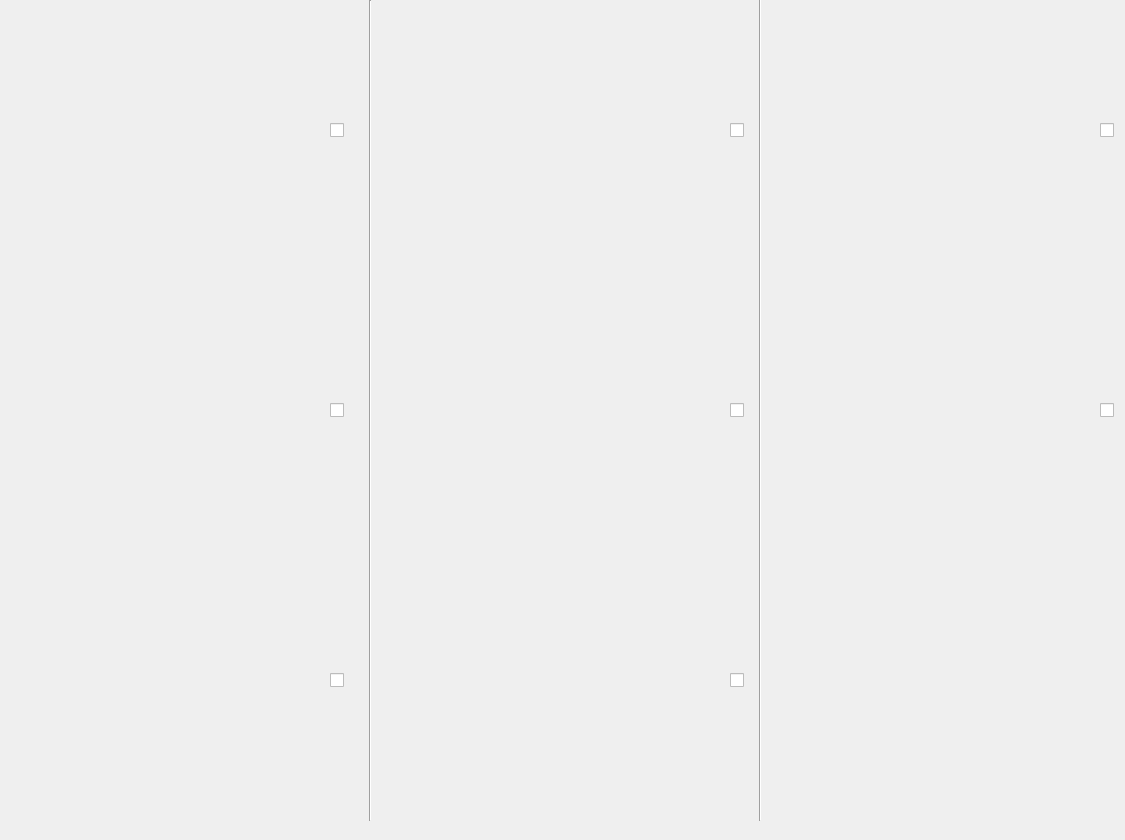
    <widget class="QWidget" name="tab">
     <attribute name="title">
      <string>55-62</string>
     </attribute>
     <widget class="QCheckBox" name="Use_55">
      <property name="geometry">
       <rect>
        <x>330</x>
        <y>120</y>
        <width>16</width>
        <height>20</height>
       </rect>
      </property>
      <property name="text">
       <string/>
      </property>
     </widget>
     <widget class="QCheckBox" name="Use_56">
      <property name="geometry">
       <rect>
        <x>330</x>
        <y>400</y>
        <width>16</width>
        <height>20</height>
       </rect>
      </property>
      <property name="text">
       <string/>
      </property>
     </widget>
     <widget class="QCheckBox" name="Use_57">
      <property name="geometry">
       <rect>
        <x>330</x>
        <y>670</y>
        <width>16</width>
        <height>20</height>
       </rect>
      </property>
      <property name="text">
       <string/>
      </property>
     </widget>
     <widget class="QWidget" name="widget_55" native="true">
      <property name="geometry">
       <rect>
        <x>20</x>
        <y>20</y>
        <width>281</width>
        <height>250</height>
       </rect>
      </property>
     </widget>
     <widget class="Line" name="line_13">
      <property name="geometry">
       <rect>
        <x>360</x>
        <y>0</y>
        <width>20</width>
        <height>821</height>
       </rect>
      </property>
      <property name="orientation">
       <enum>Qt::Vertical</enum>
      </property>
     </widget>
     <widget class="QCheckBox" name="Use_58">
      <property name="geometry">
       <rect>
        <x>730</x>
        <y>120</y>
        <width>16</width>
        <height>20</height>
       </rect>
      </property>
      <property name="text">
       <string/>
      </property>
     </widget>
     <widget class="QCheckBox" name="Use_59">
      <property name="geometry">
       <rect>
        <x>730</x>
        <y>400</y>
        <width>16</width>
        <height>20</height>
       </rect>
      </property>
      <property name="text">
       <string/>
      </property>
     </widget>
     <widget class="QCheckBox" name="Use_60">
      <property name="geometry">
       <rect>
        <x>730</x>
        <y>670</y>
        <width>16</width>
        <height>20</height>
       </rect>
      </property>
      <property name="text">
       <string/>
      </property>
     </widget>
     <widget class="QWidget" name="widget_56" native="true">
      <property name="geometry">
       <rect>
        <x>20</x>
        <y>290</y>
        <width>281</width>
        <height>250</height>
       </rect>
      </property>
     </widget>
     <widget class="QWidget" name="widget_57" native="true">
      <property name="geometry">
       <rect>
        <x>20</x>
        <y>560</y>
        <width>281</width>
        <height>250</height>
       </rect>
      </property>
     </widget>
     <widget class="QWidget" name="widget_58" native="true">
      <property name="geometry">
       <rect>
        <x>430</x>
        <y>20</y>
        <width>281</width>
        <height>250</height>
       </rect>
      </property>
     </widget>
     <widget class="QWidget" name="widget_60" native="true">
      <property name="geometry">
       <rect>
        <x>430</x>
        <y>290</y>
        <width>281</width>
        <height>250</height>
       </rect>
      </property>
     </widget>
     <widget class="QWidget" name="widget_61" native="true">
      <property name="geometry">
       <rect>
        <x>430</x>
        <y>560</y>
        <width>281</width>
        <height>250</height>
       </rect>
      </property>
     </widget>
     <widget class="Line" name="line_14">
      <property name="geometry">
       <rect>
        <x>750</x>
        <y>-10</y>
        <width>20</width>
        <height>831</height>
       </rect>
      </property>
      <property name="orientation">
       <enum>Qt::Vertical</enum>
      </property>
     </widget>
     <widget class="QCheckBox" name="Use_62">
      <property name="geometry">
       <rect>
        <x>1100</x>
        <y>120</y>
        <width>16</width>
        <height>20</height>
       </rect>
      </property>
      <property name="text">
       <string/>
      </property>
     </widget>
     <widget class="QWidget" name="widget_62" native="true">
      <property name="geometry">
       <rect>
        <x>800</x>
        <y>20</y>
        <width>281</width>
        <height>250</height>
       </rect>
      </property>
     </widget>
     <widget class="QCheckBox" name="Use_63">
      <property name="geometry">
       <rect>
        <x>1100</x>
        <y>400</y>
        <width>16</width>
        <height>20</height>
       </rect>
      </property>
      <property name="text">
       <string/>
      </property>
     </widget>
     <widget class="QWidget" name="widget_63" native="true">
      <property name="geometry">
       <rect>
        <x>800</x>
        <y>290</y>
        <width>281</width>
        <height>250</height>
       </rect>
      </property>
     </widget>
    </widget>
